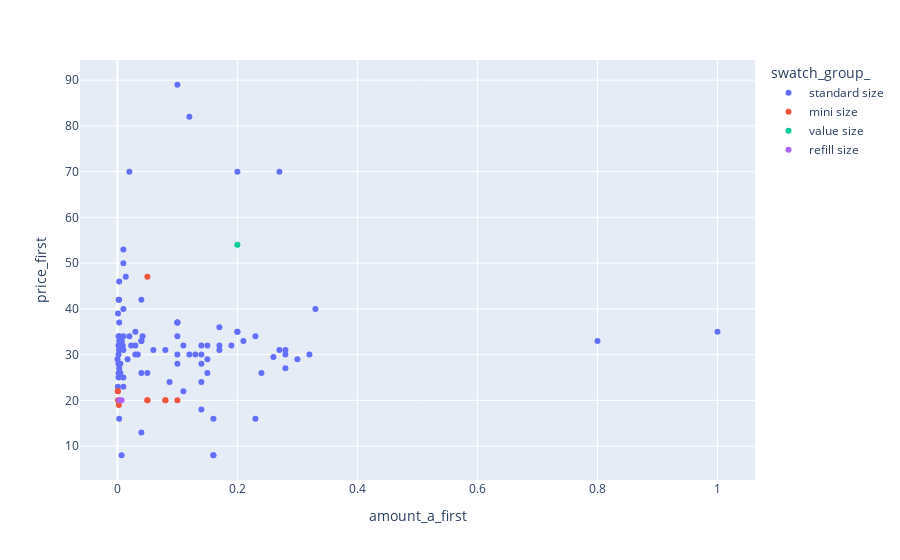

Notebook cell for this chart:
### Code cell
fig = px.scatter(solid_products[solid_products['lvl_2_cat_first']=='Eyebrow'], x="amount_a_first", y="price_first", color="swatch_group_", hover_data=['brand_name_', 'product_name_'])
fig.show()

### Figure 1 — Plotly figure (JSON) as saved in the notebook; plotly's stock layout.template omitted (floating-point values rounded to 4 significant figures; data arrays with more than 128 entries replaced by an {"elided": "..."} marker saying what was removed)
{"data": [{"customdata": {"elided": "101x2 str values"}, "hovertemplate": "swatch_group_=standard size<br>amount_a_first=%{x}<br>price_first=%{y}<br>brand_name_=%{customdata[0]}<br>product_name_=%{customdata[1]}<extra></extra>", "legendgroup": "standard size", "marker": {"color": "#636efa", "symbol": "circle"}, "mode": "markers", "name": "standard size", "orientation": "v", "showlegend": true, "type": "scatter", "x": [0.007, 0.28, 0.12, 0.1, 0.003, 0.14, 0.034, 0.087, 0.26, 0.017, 0.32, 0.23, 0.02, 0.1, 0.042, 0.06, 0.01, 0.04, 0.17, 0.002, 0.002, 0.01, 0.003, 0.21, 0.007, 0.04, 0.003, 0.33, 0.04, 0.0024, 0.11, 0.01, 0.3, 0.1, 0.04, 0.003, 0.01, 0.003, 0.01, 0.0002, 0.001, 0.014, 0.1, 0.1, 0.15, 0.0008, 1, 0.15, 0.003, 0.023, 0.13, 0.12, 0.002, 0.003, 0.24, 0.005, 0.005, 0.28, 0.14, 0.003, 0.03, 0.003, 0.009, 0.11, 0.1, 0.0031, 0.08, 0.03, 0.15, 0.002, 0.14, 0.17, 0.17, 0.03, 0.002, 0.05, 0.28, 0.27, 0.2, 0.2, 0.04, 0.007, 0.16, 0.003, 0.23, 0.16, 0.16, 0.002, 0.14, 0.003, 0.1, 0.14, 0.02, 0.27, 0.2, 0.19, 0.006, 0.0018, 0.01, 0.8, 0.01], "xaxis": "x", "y": [33, 30, 82, 28, 31, 24, 30, 24, 29.5, 29, 30, 34, 34, 34, 34, 31, 34, 33, 31, 34, 42, 53, 33, 33, 33, 33, 42, 40, 26, 32, 22, 23, 29, 89, 42, 46, 40, 31, 31, 29, 39, 47, 37, 37, 26, 23, 35, 32, 32, 32, 30, 30, 30, 37, 26, 26, 28, 27, 30, 27, 30, 32, 32, 32, 30, 34, 31, 32, 29, 25, 28, 36, 32, 35, 26, 26, 31, 31, 35, 35, 13, 8, 8, 16, 16, 16, 8, 32, 32, 28, 37, 18, 70, 70, 70, 32, 32, 28, 25, 33, 50], "yaxis": "y"}, {"customdata": [["benefit cosmetics", "fluff up brow flexible brow-texturizing wax"], ["benefit cosmetics", "gimme brow+ tinted volumizing eyebrow gel"], ["benefit cosmetics", "mini gimme brow+ tinted volumizing eyebrow gel"], ["benefit cosmetics", "precisely, my brow pencil waterproof eyebrow definer"], ["grande cosmetics", "grandelash™ peptide lash enhancing serum"], ["hourglass", "arch brow micro sculpting pencil"], ["hourglass", "mini arch brow micro sculpting pencil"], ["it cosmetics", "brow power universal brow pencil"], ["patrick ta", "major brow lamination gel"], ["patrick ta", "mini major brow lamination gel"]], "hovertemplate": "swatch_group_=mini size<br>amount_a_first=%{x}<br>price_first=%{y}<br>brand_name_=%{customdata[0]}<br>product_name_=%{customdata[1]}<extra></extra>", "legendgroup": "mini size", "marker": {"color": "#EF553B", "symbol": "circle"}, "mode": "markers", "name": "mini size", "orientation": "v", "showlegend": true, "type": "scatter", "x": [0.1, 0.05, 0.05, 0.001, 0.05, 0.0008, 0.0008, 0.0025, 0.08, 0.08], "xaxis": "x", "y": [20, 20, 20, 20, 47, 22, 22, 19, 20, 20], "yaxis": "y"}, {"customdata": [["benefit cosmetics", "gimme brow+ tinted volumizing eyebrow gel"]], "hovertemplate": "swatch_group_=value size<br>amount_a_first=%{x}<br>price_first=%{y}<br>brand_name_=%{customdata[0]}<br>product_name_=%{customdata[1]}<extra></extra>", "legendgroup": "value size", "marker": {"color": "#00cc96", "symbol": "circle"}, "mode": "markers", "name": "value size", "orientation": "v", "showlegend": true, "type": "scatter", "x": [0.2], "xaxis": "x", "y": [54], "yaxis": "y"}, {"customdata": [["charlotte tilbury", "brow cheat refillable hair-like eyebrow pencil"], ["charlotte tilbury", "brow lift refillable triangular eyebrow pencil"]], "hovertemplate": "swatch_group_=refill size<br>amount_a_first=%{x}<br>price_first=%{y}<br>brand_name_=%{customdata[0]}<br>product_name_=%{customdata[1]}<extra></extra>", "legendgroup": "refill size", "marker": {"color": "#ab63fa", "symbol": "circle"}, "mode": "markers", "name": "refill size", "orientation": "v", "showlegend": true, "type": "scatter", "x": [0.003, 0.007], "xaxis": "x", "y": [20, 20], "yaxis": "y"}], "layout": {"autosize": true, "legend": {"title": {"text": "swatch_group_"}, "tracegroupgap": 0}, "margin": {"t": 60}, "xaxis": {"anchor": "y", "autorange": true, "domain": [0, 1], "range": [-0.05991, 1.06], "title": {"text": "amount_a_first"}, "type": "linear"}, "yaxis": {"anchor": "x", "autorange": true, "domain": [0, 1], "range": [1.728, 95.27], "title": {"text": "price_first"}, "type": "linear"}}}
